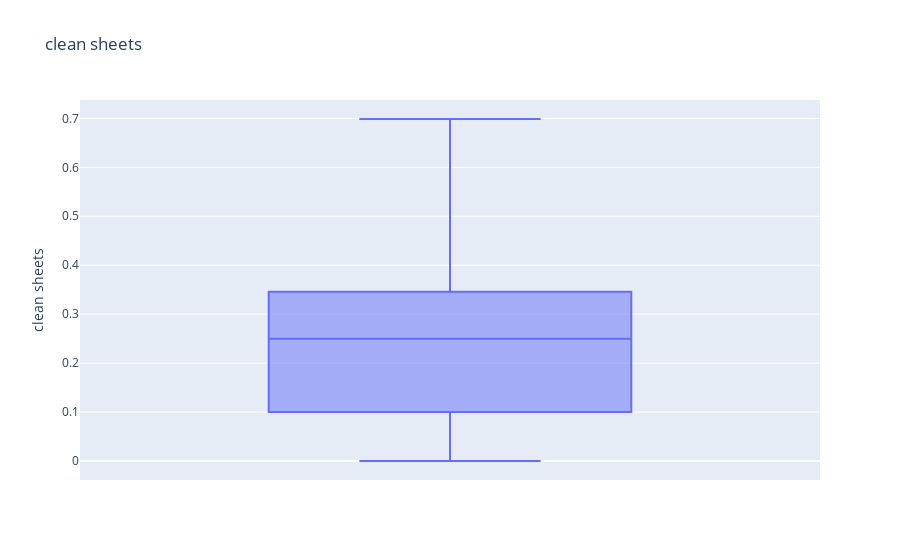

Notebook code cell kept with this figure:
### Code cell
import plotly.express as px
fig = px.box(df_keeper, y='clean sheets', title='clean sheets')
# Show the plot
fig.show()

### Figure 1 — Plotly figure (JSON) as saved in the notebook; plotly's stock layout.template omitted (floating-point values rounded to 4 significant figures; data arrays with more than 128 entries replaced by an {"elided": "..."} marker saying what was removed)
{"data": [{"alignmentgroup": "True", "hovertemplate": "clean sheets=%{y}<extra></extra>", "legendgroup": "", "marker": {"color": "#636efa"}, "name": "", "notched": false, "offsetgroup": "", "orientation": "v", "showlegend": false, "type": "box", "x0": " ", "xaxis": "x", "y": {"elided": "1183 float values"}, "y0": " ", "yaxis": "y"}], "layout": {"autosize": true, "boxmode": "group", "legend": {"tracegroupgap": 0}, "title": {"text": "clean sheets"}, "xaxis": {"anchor": "y", "autorange": true, "domain": [0, 1], "range": [-0.5, 0.5], "type": "category"}, "yaxis": {"anchor": "x", "autorange": true, "domain": [0, 1], "range": [-0.03882, 0.7376], "title": {"text": "clean sheets"}, "type": "linear"}}}
